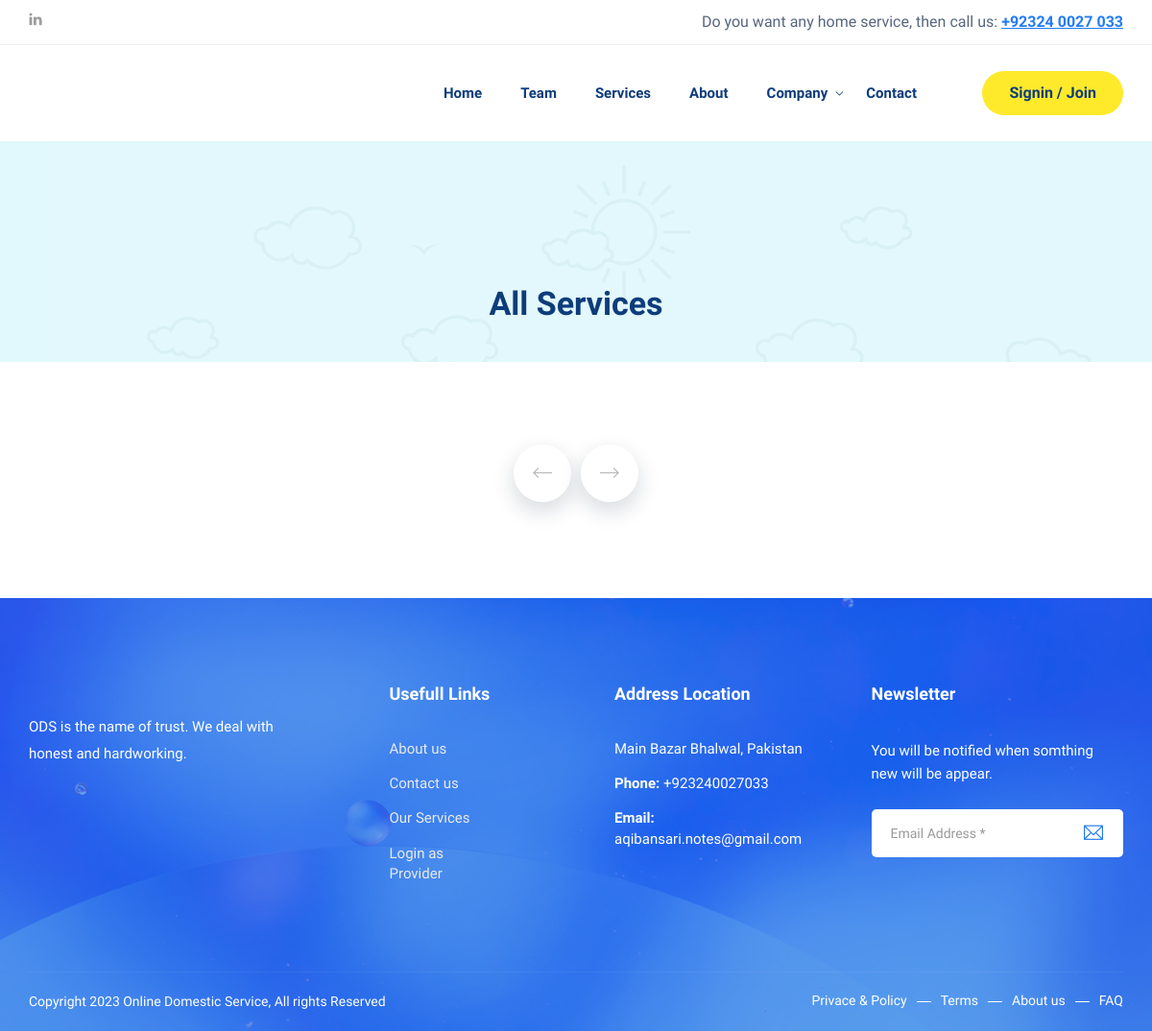
/service-list-all.php, run on the app's committed database.
### tables this page shows
CREATE TABLE `tbl_settings` (
  `id` int(10) NOT NULL,
  `site_title` varchar(255) NOT NULL,
  `site_footer` varchar(255) NOT NULL,
  `web_phone` varchar(255) NOT NULL,
  `web_email` varchar(255) NOT NULL,
  `web_address_location` varchar(255) NOT NULL,
  `web_currency` varchar(10) NOT NULL,
  `dollar_exchange_rate` varchar(10) NOT NULL,
  `g_recaptcha_site_key` varchar(255) DEFAULT NULL,
  `g_recaptcha_secret_key` varchar(255) DEFAULT NULL,
  `g_recaptcha_status` varchar(10) DEFAULT NULL
);

### admin/config.php (called while the page is built, shortened)
<?php
$dbhost = 'localhost';
$dbname = 'fyp';
$dbuser = 'root';
$dbpass = '';
try {
	$pdo = new PDO("mysql:host={$dbhost};dbname={$dbname}", $dbuser, $dbpass);
	$pdo->setAttribute(PDO::ATTR_ERRMODE, PDO::ERRMODE_EXCEPTION);
}
catch( PDOException $exception ) {
	echo "Connection Error: " . $exception->getMessage();
	die();
}
$setting_statement = $pdo->prepare('SELECT * FROM tbl_settings');
$setting_statement->execute();
$setting_statement_results = $setting_statement->fetch();
?>

### autoloader.php (called while the page is built, shortened)
<?php
include 'admin/config.php';
?>

### header.php (called while the page is built, shortened)
<?php
include 'autoloader.php';
?>
<?php include 'top_menu.php'; ?>

### service-list-all.php (the view, shortened to what this page needs)
<?php include 'header.php';?>
        <section class="page-title">
            <div class="container">
                <div class="row">
                    <div class="col col-xs-12">
                        <h2>All Services</h2>
                    </div>
                </div>
            </div>
        </section>
        <section class="recent-project-section section-padding">
            <div class="container">
                <div class="case-grids projects-slider-s2">
                </div>
            </div>
        </section>
<?php include 'footer.php'; ?>

### footer.php (shortened to what this page needs)
        <footer class="site-footer">
            <div class="upper-footer">
                <div class="container">
                    <div class="row">
                        <div class="col col-lg-3 col-md-3 col-sm-6">
                            <div class="widget about-widget">
                                <p><?php echo $setting_statement_results['site_title']; ?> is the name of trust. We deal with honest and hardworking.</p>
                            </div>
                        </div>
                        <div class="col col-lg-3 col-md-3 col-sm-6">
                            <div class="widget link-widget">
                                <div class="widget-title">
                                    <h3>Usefull Links</h3>
                                </div>
                                <ul>
                                    <li><a href="about.php">About us</a></li>
                                    <li><a href="contact.php">Contact us</a></li>
                                    <li><a href="service-list-all.php">Our Services</a></li>
                                    <li><a href="provider/login.php">Login as Provider</a></li>
                                </ul>
                            </div>
                        </div>
                        <div class="col col-lg-3 col-md-3 col-sm-6">
                            <div class="widget contact-widget service-link-widget">
                                <div class="widget-title">
                                    <h3>Address Location</h3>
                                </div>
                                <ul>
                                    <li><?php echo $setting_statement_results['web_address_location']; ?></li>
                                    <li><span>Phone:</span> <?php echo $setting_statement_results['web_phone']; ?></li>
                                    <li><span>Email:</span> <?php echo $setting_statement_results['web_email']; ?></li>
                                </ul>
                            </div>
                        </div>
                        <div class="col col-lg-3 col-md-3 col-sm-6">
                            <div class="widget newsletter-widget">
                                <div class="widget-title">
                                    <h3>Newsletter</h3>
                                </div>
                                <p>You will be notified when somthing new will be appear.</p>
                                <form method="post" action="">
                                    <div class="input-1">
                                        <input type="email" name="inputEmailAddress" class="form-control" placeholder="Email Address *" required>
                                    </div>
                                    <div class="submit clearfix">
                                        <button type="submit"  name="form_subscriber"><i class="ti-email"></i></button>
                                    </div>
                                </form>
                            </div>
                        </div>
                    </div>
                </div>
            </div>
            <div class="lower-footer">
                <div class="container">
                    <div class="row">
                        <div class="separator"></div>
                        <div class="col col-xs-12">
                            <p class="copyright"><?php echo $setting_statement_results['site_footer']; ?></p>
                            <div class="extra-link">
                                <ul>
                                    <li><a href="#">Privace & Policy</a></li>
                                    <li><a href="#">Terms</a></li>
                                    <li><a href="about.php">About us</a></li>
                                    <li><a href="faqs.php">FAQ</a></li>
                                </ul>
                            </div>
                        </div>
                    </div>
                </div>
            </div>
        </footer>
</body>
</html>

### data on the page
tbl_settings: site_title "ODS", web_address_location "Main Bazar Bhalwal, Pakistan", web_phone "+923240027033", web_email "aqibansari.notes@gmail.com", site_footer "Copyright 2023 Online Domestic Service, All rights Reserved"
